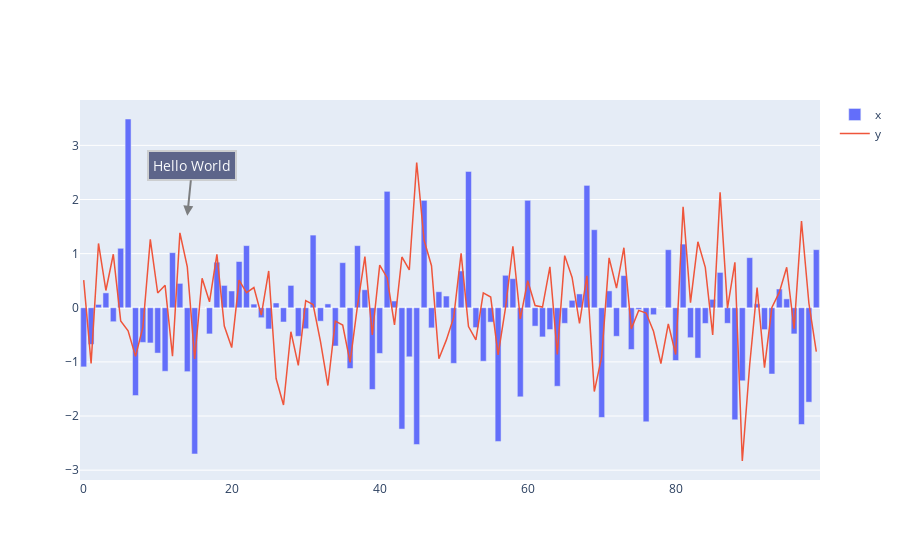

Notebook code for this chart:
### Code cell
# Quickly add annotations
fig.annotation(14, 1.7, 'Hello World')
fig.show()
